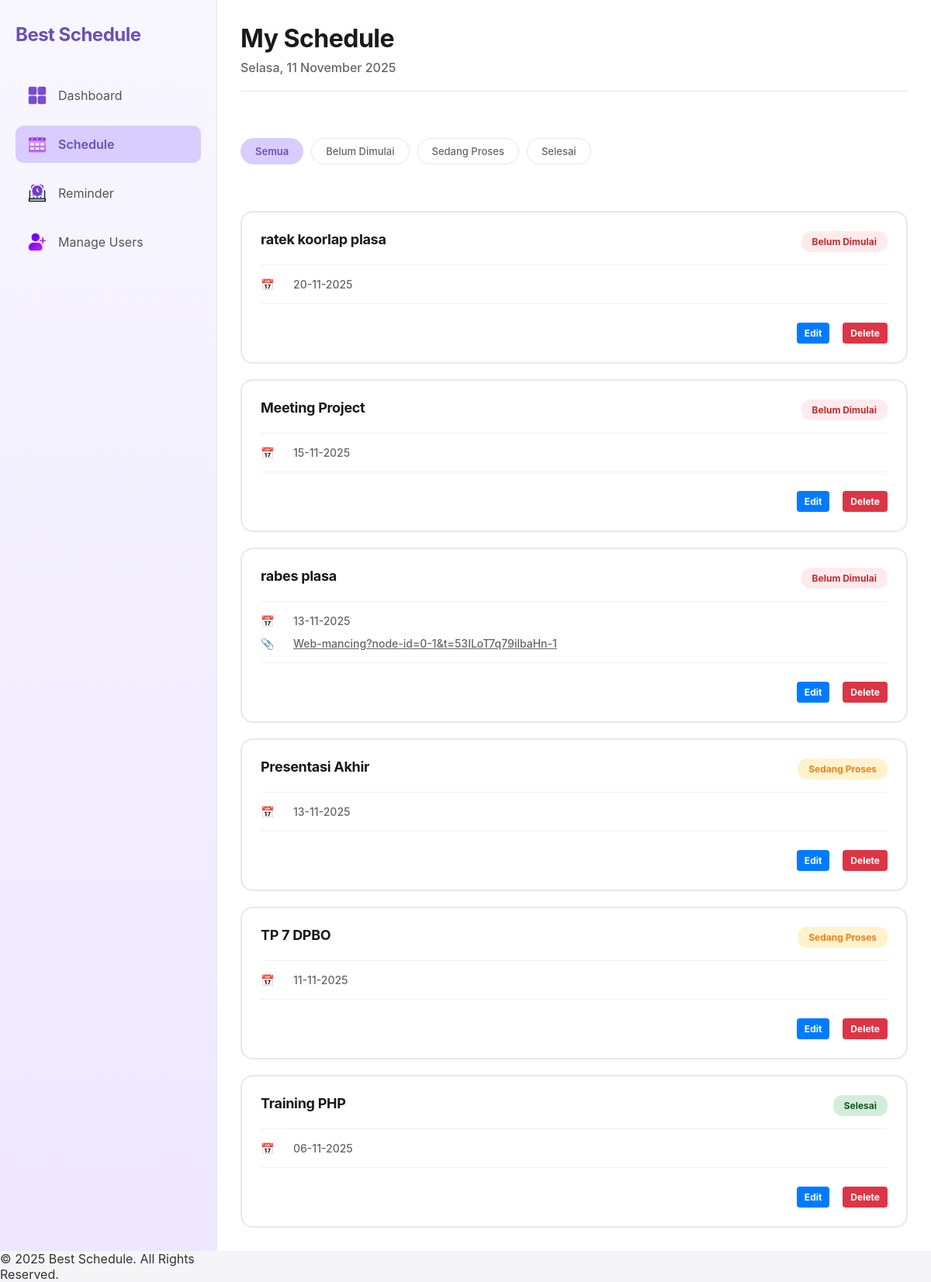
Page /best_schedule/view/schedules.php on the committed database.
### tables this page shows
CREATE TABLE `schedule` (
  `id_schedule` int(11) NOT NULL,
  `id_user` int(11) DEFAULT NULL,
  `nama_aktivitas` varchar(150) NOT NULL,
  `deskripsi` text DEFAULT NULL,
  `tanggal` date NOT NULL,
  `status` enum('belum dimulai','berlangsung','selesai') DEFAULT 'belum dimulai',
  `file_tambahan` varchar(255) DEFAULT NULL
);

### best_schedule/view/schedules.php (the view, shortened to what this page needs)
<?php
$schedules = [];
$selected_date = isset($_GET['date']) ? $_GET['date'] : date('Y-m-d');
$selected_status = isset($_GET['status']) ? $_GET['status'] : 'semua';
try {
    $db = new Database();
    $conn = $db->conn;
    $query = "
        SELECT s.*, u.nama AS user_name
        FROM schedule s
        LEFT JOIN user u ON s.id_user = u.id_user
    ";
    $params = [];
    $query .= " ORDER BY s.tanggal DESC";
    $schedule_stmt = $conn->prepare($query);
    $schedule_stmt->execute($params);
    $results = $schedule_stmt->fetchAll(PDO::FETCH_ASSOC);
    if ($results) {
        foreach ($results as $row) {
            $status_map = [
                'belum dimulai' => 'Belum Dimulai',
                'berlangsung'   => 'Sedang Proses',
                'selesai'       => 'Selesai'
            ];
            $schedules[] = [
                'id'          => $row['id_schedule'],
                'name'        => $row['nama_aktivitas'] ?? $row['judul'] ?? '',
                'description' => $row['deskripsi'] ?? '',
                'location'    => $row['lokasi'] ?? 'Tidak ada lokasi',
                'date'        => date('d-m-Y', strtotime($row['tanggal'])),
                'date_raw'    => $row['tanggal'],
                'status'      => $status_map[$row['status']] ?? $row['status'],
                'status_raw'  => strtolower($row['status'] ?? ''),
                'attachment'  => $row['file_tambahan'] ? basename($row['file_tambahan']) : ''
            ];
        }
    }
} catch (PDOException $e) {
    echo "Error: " . $e->getMessage();
    die();
}
function getStatusBadgeClass($status)
{
    switch ($status) {
        case 'Belum Dimulai': return 'badge-not-started';
        case 'Sedang Proses': return 'badge-in-progress';
        case 'Selesai': return 'badge-completed';
    }
}
function formatDateIndonesia($date_string)
{
    $date = new DateTime($date_string);
    $days = ['Minggu', 'Senin', 'Selasa', 'Rabu', 'Kamis', 'Jumat', 'Sabtu'];
    $months = ['Januari', 'Februari', 'Maret', 'April', 'Mei', 'Juni', 'Juli', 'Agustus', 'September', 'Oktober', 'November', 'Desember'];
    $day_name = $days[$date->format('w')];
    $day = $date->format('d');
    $month_name = $months[$date->format('n') - 1];
    $year = $date->format('Y');
    return "$day_name, $day $month_name $year";
}
?>
<!DOCTYPE html>
<html lang="id">
<head>
    <link rel="stylesheet" href="/../css/style.css">
</head>
<body>
    <div class="container">
        <aside class="sidebar">
            <div class="sidebar-header">
                <h1 class="brand-title">Best Schedule</h1>
            </div>
            <nav class="sidebar-menu">
                <a href="../index.php" class="menu-item">
                    <img src="../images/dashboard.png" alt="Dashboard" class="menu-icon">
                    <span class="menu-text">Dashboard</span>
                </a>
                <a href="schedules.php" class="menu-item active">
                    <img src="../images/schedule.png" alt="Schedule" class="menu-icon">
                    <span class="menu-text">Schedule</span>
                </a>
                <a href="reminders.php" class="menu-item">
                    <img src="../images/reminder.png" alt="Reminder" class="menu-icon">
                    <span class="menu-text">Reminder</span>
                </a>
                <a href="users.php" class="menu-item">
                    <img src="../images/user.png" alt="User" class="menu-icon">
                    <span class="menu-text">Manage Users</span>
                </a>
            </nav>
        </aside>
        <main class="main-content">
            <div class="schedules-header">
                <div class="schedules-title-section">
                    <h1 class="page-title">My Schedule</h1>
                    <p class="current-date"><?php echo formatDateIndonesia($selected_date); ?></p>
                </div>
            </div>
            <div class="filter-section">
                <div class="filter-buttons">
                    <a href="?date=<?php echo $selected_date; ?>&status=semua"
                       class="filter-btn <?php echo $selected_status === 'semua' ? 'active' : ''; ?>">Semua</a>
                    <a href="?date=<?php echo $selected_date; ?>&status=belum%20dimulai"
                       class="filter-btn <?php echo $selected_status === 'belum dimulai' ? 'active' : ''; ?>">Belum Dimulai</a>
                    <a href="?date=<?php echo $selected_date; ?>&status=berlangsung"
                       class="filter-btn <?php echo $selected_status === 'berlangsung' ? 'active' : ''; ?>">Sedang Proses</a>
                    <a href="?date=<?php echo $selected_date; ?>&status=selesai"
                       class="filter-btn <?php echo $selected_status === 'selesai' ? 'active' : ''; ?>">Selesai</a>
                </div>
            </div>
            <section class="schedules-section">
                <?php if (count($schedules) > 0): ?>
                    <div class="schedules-grid">
                        <?php foreach ($schedules as $schedule): ?>
                            <div class="schedule-card">
                                <div class="card-header">
                                    <h3 class="schedule-title"><?php echo htmlspecialchars($schedule['name']); ?></h3>
                                    <span class="status-badge <?php echo getStatusBadgeClass($schedule['status']); ?>">
                                        <?php echo $schedule['status']; ?>
                                    </span>
                                </div>
                                <div class="card-body">
                                    <div class="schedule-info">
                                        <p class="info-item">
                                            <span class="info-label">📅</span>
                                            <span class="info-value"><?php echo $schedule['date']; ?></span>
                                        </p>
                                        <?php if (!empty($schedule['attachment'])): ?>
                                            <p class="info-item">
                                                <span class="info-label">📎</span>
                                                <a href="../uploads/<?php echo htmlspecialchars($schedule['attachment']); ?>" target="_blank" class="info-value">
                                                    <?php echo htmlspecialchars($schedule['attachment']); ?>
                                                </a>
                                            </p>
                                        <?php endif; ?>
                                    </div>
                                </div>
                                <div class="card-footer">
                                    <a href="editSchedule.php?id=<?php echo $schedule['id']; ?>" class="btn btn-edit">Edit</a>
                                    <a href="deleteSchedule.php?id=<?php echo $schedule['id']; ?>" class="btn btn-delete" onclick="return confirm('Hapus jadwal ini?');">Delete</a>
                                </div>
                            </div>
                        <?php endforeach; ?>
                    </div>
                <?php else: ?>
                    <div class="empty-state">
                        <p>Tidak ada jadwal untuk ditampilkan</p>
                    </div>
                <?php endif; ?>
            </section>
        </main>
        <?php include 'footer.php'; ?>
    </div>
</body>
</html>

### rows in the picture
schedule: nama_aktivitas "ratek koorlap plasa", status "Belum Dimulai", date "20-11-2025"
schedule: nama_aktivitas "Meeting Project", status "Belum Dimulai", date "15-11-2025"
schedule: nama_aktivitas "rabes plasa", status "Belum Dimulai", date "13-11-2025", attachment "Web-mancing?node-id=0-1&t=53ILoT7q79ilbaHn-1"
schedule: nama_aktivitas "Presentasi Akhir", status "Sedang Proses", date "13-11-2025"
schedule: nama_aktivitas "TP 7 DPBO", status "Sedang Proses", date "11-11-2025"
schedule: nama_aktivitas "Training PHP", status "Selesai", date "06-11-2025"

### other values in the picture
formatDateIndonesia($selected_date) "Selasa, 11 November 2025"
